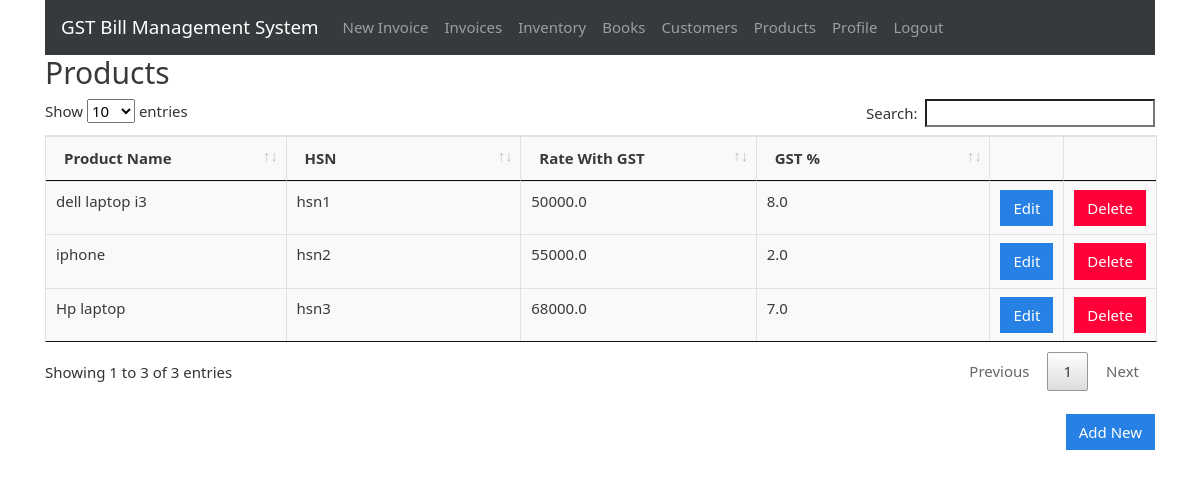
The app's page /products (signed in), older data.
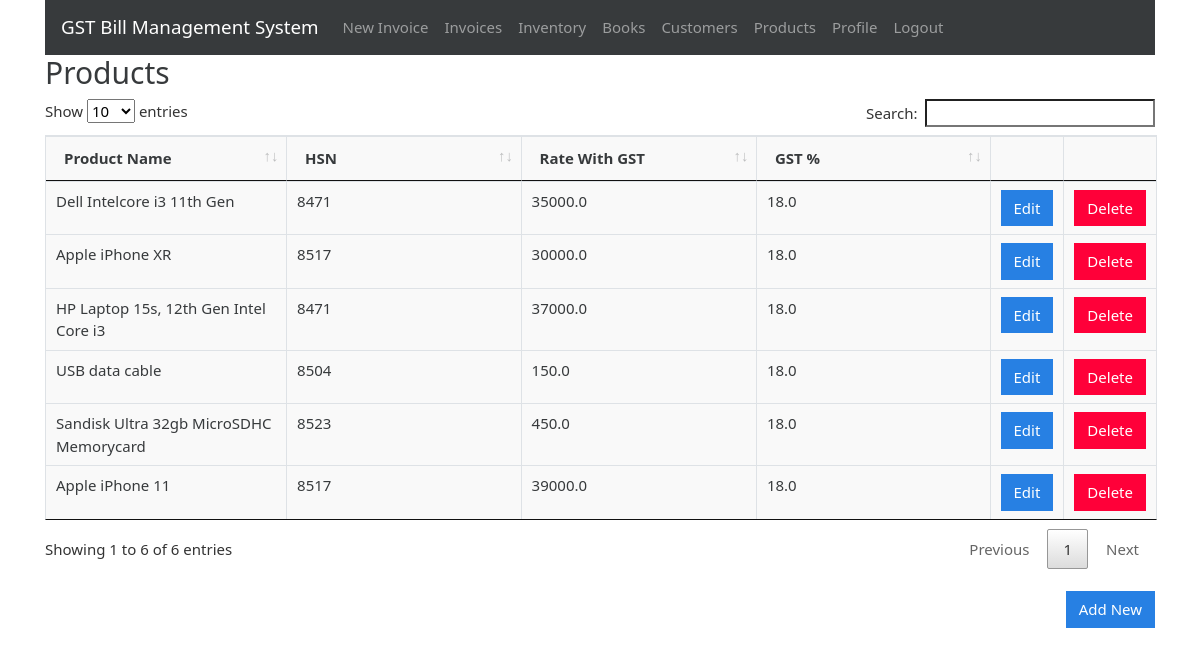
The same page, newer data.
### gstbillingapp/models.py (models this page shows, shortened)
class Product(models.Model):
    user = models.ForeignKey(User, null=True, blank=True, on_delete=models.SET_NULL)
    product_name = models.CharField(max_length=200)
    product_hsn = models.CharField(max_length=50, null=True, blank=True)
    product_unit = models.CharField(max_length=50)
    product_gst_percentage = models.FloatField()
    product_rate_with_gst = models.FloatField()

### gstbillingapp/views.py (the view)
# urls.py: path('products', views.products, name='products'),
@login_required
def products(request):
    context = {}
    context['products'] = Product.objects.filter(user=request.user)
    return render(request, 'gstbillingapp/products.html', context)

### gstbillingapp/templates/gstbillingapp/products.html (shortened to what this page needs)
{% extends "gstbillingapp/base.html" %}
{% load static %}
{% block content %}
		<div class="row">
			<div class="col">
				<h2>Products</h2>
			</div>
		</div>
		<table class="table table-bordered" id="product-table">
			<thead>
				<tr>
					<th>Product Name</th>
					<th>HSN</th>
					<th>Rate With GST</th>
					<th>GST %</th>
					<th></th>
					<th></th>
				</tr>
			</thead>
			<tbody class="two-col-form">
				{% for product in products %}
				<tr>
	 				<td>{{product.product_name}}</td>
	 				<td>{{product.product_hsn}}</td>
	 				<td>{{product.product_rate_with_gst}}</td>
	 				<td>{{product.product_gst_percentage}}</td>
	 				<td><a href="{% url 'product_edit' product.id %}"><button type="button" class="btn btn-primary">Edit</button></a></td>
	 				<td><button type="button" class="btn btn-danger" data-toggle="modal" data-target="#productDeleteModal" data-product-id="{{product.id}}" data-product-name="{{product.product_name}}">Delete</button></td>
				</tr>
				{% endfor %}
			</tbody>
		</table>
<div class="text-right mb-3"><br>
		<a href="{% url 'product_add' %}" id="add_product_btn"><button type="button" class="btn btn-primary">Add New</button></a>
</div>
{% endblock %}

Row changes from the older to the newer data that the page shows:
removed Product: product_name "Hp laptop", product_hsn "hsn3", product_rate_with_gst "68000.0", product_gst_percentage "7.0"
changed Product: product_name "dell laptop i3" → "Dell Intelcore i3 11th Gen"; product_hsn "hsn1" → "8471"; product_rate_with_gst "50000.0" → "35000.0"; product_gst_percentage "8.0" → "18.0"
changed Product: product_name "iphone" → "Apple iPhone XR"; product_hsn "hsn2" → "8517"; product_rate_with_gst "55000.0" → "30000.0"; product_gst_percentage "2.0" → "18.0"
added Product: product_name "HP Laptop 15s, 12th Gen Intel Core i3", product_hsn "8471", product_rate_with_gst "37000.0", product_gst_percentage "18.0"
added Product: product_name "USB data cable", product_hsn "8504", product_rate_with_gst "150.0", product_gst_percentage "18.0"
added Product: product_name "Sandisk Ultra 32gb MicroSDHC Memorycard", product_hsn "8523", product_rate_with_gst "450.0", product_gst_percentage "18.0"
added Product: product_name "Apple iPhone 11", product_hsn "8517", product_rate_with_gst "39000.0", product_gst_percentage "18.0"
Text that changed along with them:
text written by a page script: "Show entries Search: Showing 1 to 3 of 3 entries Previous 1 Next" → "Show entries Search: Showing 1 to 6 of 6 entries Previous 1 Next"
